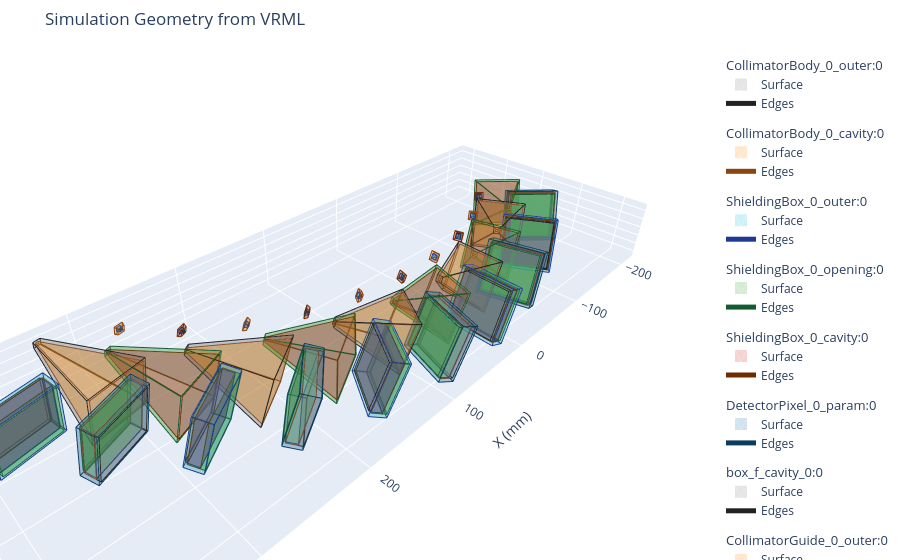

This figure's notebook cell:
### Code cell
from qmirt.plot.wrl import plot_wrl_file

plot_wrl_file("test_cardiac_spect_geometry.wrl")
